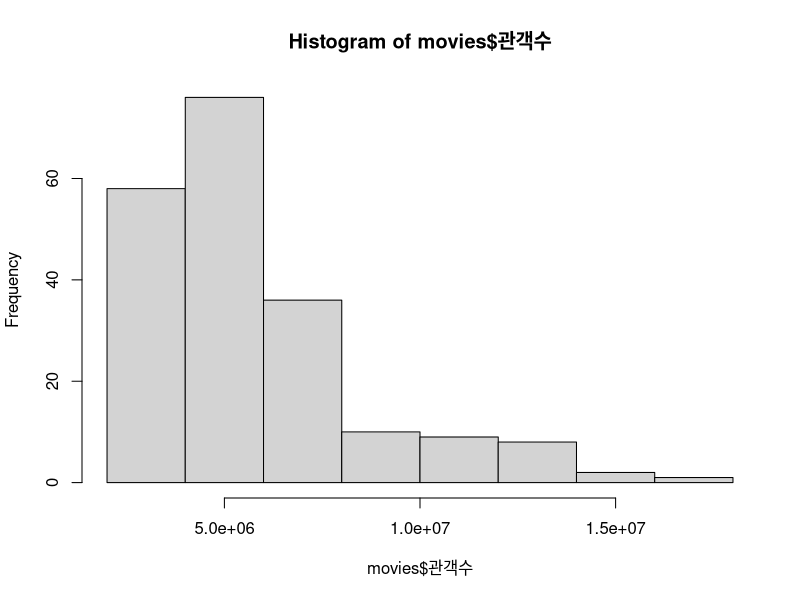
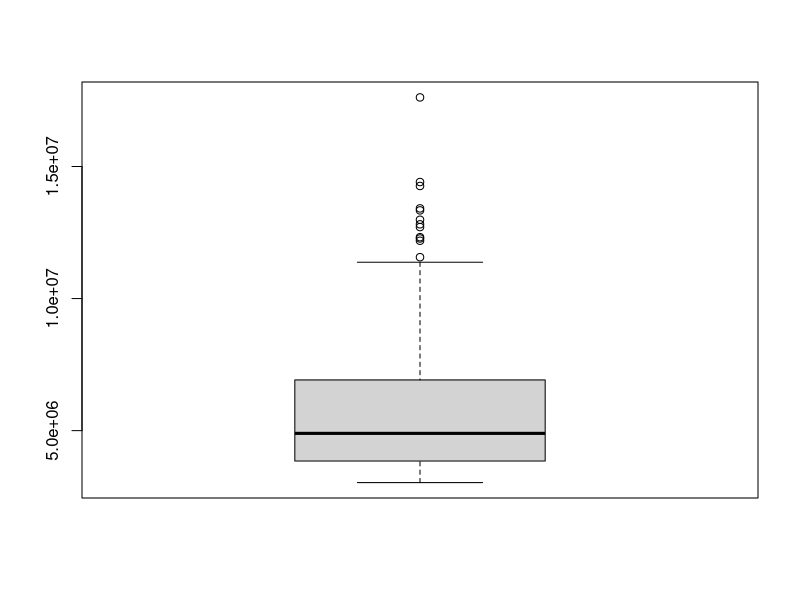

Generate these figures, in order, with R:

  #### 주제 1
  #### 박스 오피스 데이터 요약
    
    ## 관계수 기준 역대 박스오피스(상위 200개)
    ## 출처 : 영화진흥위원회 영화관 입장권 통합전산망
    ##        (http://www.kobis.or.kr)

 


##0 데이터 불러오기

  # 패키지 설치하고 xlsx 데이터 불러오기
  install.packages('openxlsx')
  library(openxlsx)  
    ## install.packages( )로 openxlsx 패키지를 설치하고
    ## library( )로 패키지를 불러오면
    ## 추가된 read.xlsx( )로 엑셀파일(.xlsx) 불러오기 가능
  
  movies = read.xlsx('data/movies.xlsx')  


  
#### 여기서부터 실습 입니다 ####
  
##1 head( ), tail( ), names( ) 함수에 데이터를 넣어서 실행하기
  head(movies)
  tail(movies)
  names(movies)
  
  
##2 $를 활용해서 변수를 선택하여
##  매출액, 관객수, 상영횟수의 최댓값 계산하기 
  
  
  ## (예제) 스크린수의 평균값 계산하기
  mean(movies$스크린수)
  
  
  
##3 which.max( )로 매출액 최대, 관객수 최대 영화 확인하기
  
  max(movies$매출액)
  max(movies$관객수)
  min(movies$스크린수)
  
  ## (예제) 최소 스크린수 영화 확인하기
  which.min(movies$스크린수)
  movies[60, ]

  
  movies[which.max(movies$매출액),]
  movies[which.max(movies$관객수),]
  
  
##4 관객수의 히스토그램과 상자그림 그리기
  hist(movies$관객수)
  boxplot(movies$관객수)
  
##5 관객수를 상영횟수로 나눠 상영횟수당 관객수가 가장 많은 영화 찾기 (상영횟수 대비 관객수)
  movies[which.max(movies$관객수/movies$상영횟수),]
  
# End of script